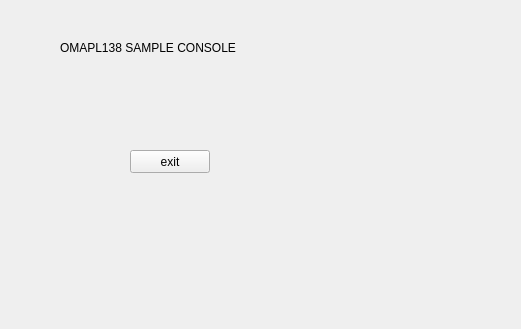
<?xml version="1.0" encoding="UTF-8"?>
<ui version="4.0">
 <class>form</class>
 <widget class="QWidget" name="form">
  <property name="geometry">
   <rect>
    <x>0</x>
    <y>0</y>
    <width>521</width>
    <height>329</height>
   </rect>
  </property>
  <property name="windowTitle">
   <string>Form</string>
  </property>
  <widget class="QLabel" name="label">
   <property name="geometry">
    <rect>
     <x>60</x>
     <y>40</y>
     <width>201</width>
     <height>16</height>
    </rect>
   </property>
   <property name="text">
    <string>OMAPL138 SAMPLE CONSOLE</string>
   </property>
  </widget>
  <widget class="QPushButton" name="pushButton">
   <property name="geometry">
    <rect>
     <x>130</x>
     <y>150</y>
     <width>80</width>
     <height>23</height>
    </rect>
   </property>
   <property name="text">
    <string>exit</string>
   </property>
  </widget>
 </widget>
 <resources/>
 <connections/>
</ui>
